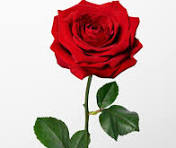
#> input picture exp_5/image.jpg, 176 x 148 px
$ python code.py
#> lines starting #> are read from the running program, lines starting #| are printed output that depends on the picture
import cv2
import matplotlib.pyplot as plt

def analyze_histogram(image_path):
    # Step 1: Read image
#> called with image_path = 'image.jpg'
    image = cv2.imread(image_path)
#> image is the input picture: shape (148, 176, 3); mean B, G, R 171, 174.3, 203.2

    if image is None:
        print("Error: Image not found!")
        return

    # Step 2: Split into color channels (BGR)
    channels = cv2.split(image)
    colors = ('b', 'g', 'r')

    plt.figure(figsize=(6,4))
    plt.title("Color Histogram")
    plt.xlabel("Pixel Intensity")
    plt.ylabel("Frequency")

    # Step 3: Calculate histogram for each channel
    for channel, color in zip(channels, colors):
        hist = cv2.calcHist([channel], [0], None, [256], [0,256])
        plt.plot(hist, color=color)
#> this loop made 3 passes
#> color on passes 1 to 3: 'b', 'g', 'r'

    plt.show()
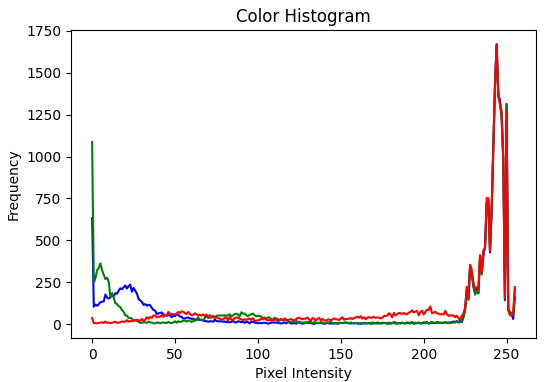
#> figure drawn by matplotlib, 1 panel; curve peaks at x = 244, y = 1671; curve peaks at x = 244, y = 1672; curve peaks at x = 244, y = 1665

# Call the function
analyze_histogram('image.jpg')
